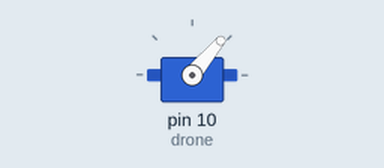
The sketch below on a simulated Arduino Uno, built with avr-gcc and run on an emulated ATmega328P. Parts: servo. Wiring (inferred from the names in the program): MPU-6050 motion sensor at I2C address 0x68.

Above: at 2.05 s.
Timing chart, 0 to 6.6 s (numbered marks = the images above):
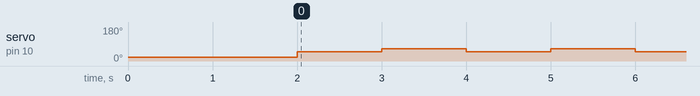

Measured:
- by itself, servo on pin 10 (drone): alternates 65° for 1.0 s and 50° for 1.0 s

The sketch:

ESC_Ansteuerung.ino
```cpp
#include<Wire.h>
#include<Servo.h>
const int MPU_addr = 0x68; // I2C address of the MPU-6050
Servo drone;
void setup() {
  Wire.begin();
  Wire.beginTransmission(MPU_addr);
  Wire.write(0x6B);  // PWR_MGMT_1 register
  Wire.write(0);     // set to zero (wakes up the MPU-6050)
  Wire.endTransmission(true);
  Serial.begin(9600);
  drone.attach(10);
  drone.write(20);
  delay(2000);
}
void loop() {
  drone.write(50);
  delay(1000);
  drone.write(65);
  delay(1000);
}
```
